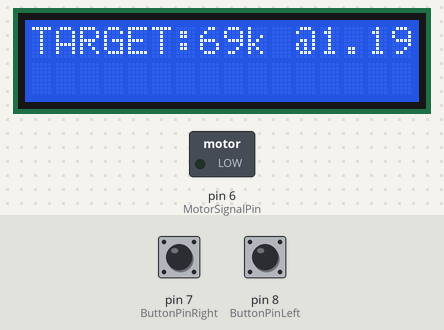
The sketch below on a simulated Arduino Uno, built with avr-gcc and run on an emulated ATmega328P. Shown: 16×2 character LCD, switched loads named in the sketch (green lamp = pin HIGH). Inputs (shaded band) come from the test bench; at power-on: pin 8 (ButtonPinLeft) LOW, pin 7 (ButtonPinRight) LOW. What the sketch prints to the serial monitor is not drawn.

Above: at 1.2 s.
1.3 s: pin 8 (ButtonPinLeft) pulled HIGH for 0.15 s
At 1.8 s:
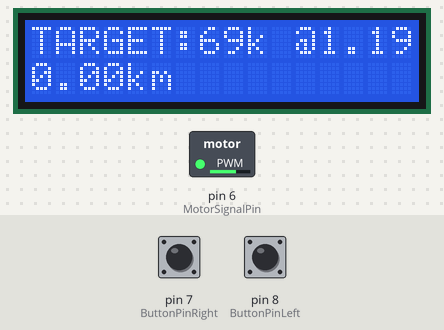
4.4 s: pin 7 (ButtonPinRight) pulled HIGH for 0.15 s
At 4.9 s:
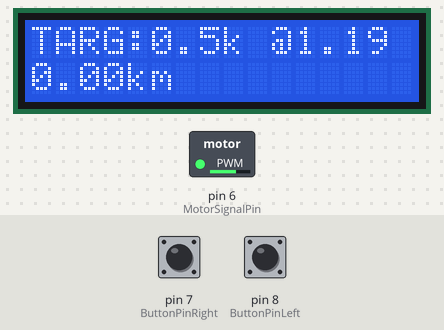
7.5 s: pin 8 (ButtonPinLeft) pulled HIGH for 1 s
At 8.6 s:
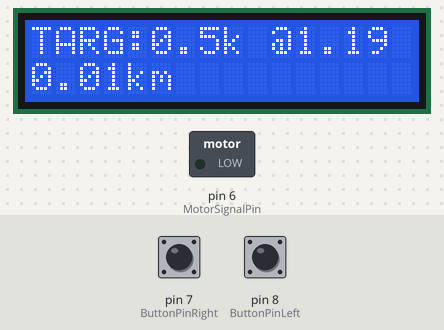
10.0 s: pin 8 (ButtonPinLeft) pulled HIGH for 0.15 s
At 10.1 s:
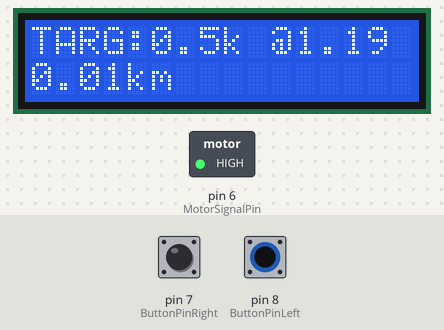
11.7 s: pin 7 (ButtonPinRight) pulled HIGH for 1 s
At 12.8 s:
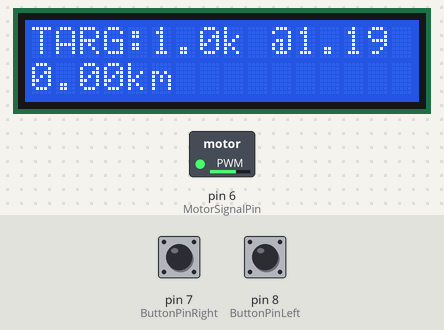
Timing chart, 0 to 14.7 s (numbered marks = the images above; inputs shaded):
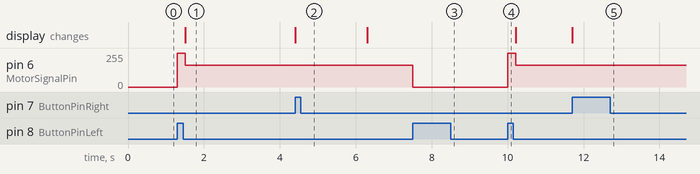

Measured:
- after the input at 1.3 s, pin 6 (MotorSignalPin): 0/255 → 255/255 at once, → 165/255 0.21 s later; the display: changes after 0.21 s (image 1)
- after the input at 4.4 s, the display: changes at once (image 2)
- after the input at 7.5 s, pin 6 (MotorSignalPin): 165/255 → 0/255 at once
- after the input at 10.0 s, pin 6 (MotorSignalPin): 0/255 → 255/255 at once, → 165/255 0.21 s later
- after the input at 11.7 s, the display: changes at once (image 5)

The sketch:

WalkerMotorControl.ino
```cpp
#include <LiquidCrystal.h>

const int rs = 12, en = 11, d4 = 5, d5 = 4, d6 = 3, d7 = 2;
LiquidCrystal lcd(rs, en, d4, d5, d6, d7);

int MotorSignalPin = 6;
int ButtonPinRight = 7;
int ButtonPinLeft = 8;
bool rocking = LOW;
int switchStateL = LOW;
int switchStateR = LOW;
bool prevSwitchStateL = LOW;
bool prevSwitchStateR = LOW;
int DutyCyclePercent = 65;
long timerStart = 0;
bool speedChange = LOW;
float bedtimeDelayHrs = 0;
long timerElapsed = 0;

float targetKilometers = 69;
float estimatedMpS = 1.19;
long timerDuration = targetKilometers * 1000000 / estimatedMpS;

void setup() {

  // initialize pins as output.
  pinMode(MotorSignalPin, OUTPUT);
  pinMode(ButtonPinRight, INPUT);
  pinMode(ButtonPinLeft, INPUT);

  lcd.begin(16, 2);
  lcd.print("TARGET:" + String(int(targetKilometers)) + "k @" + String(estimatedMpS));

  Serial.begin(38400);
}

void readouts() {
    Serial.print("Timer Checkpoint: ");
    Serial.println(timerStart);


    if (rocking) {
      Serial.println("Rocking started.");
      Serial.println("Duty cycle: " + String(DutyCyclePercent) + "%");
      Serial.println("Timer will run for " + String(timerDuration/60000) + " minutes. \n");
      lcd.setCursor(0, 1);
      lcd.print("                ");
    }
    if (!rocking) {
      Serial.println("Rocking stopped after " + String(timerElapsed/1000) + " seconds. \n");
      lcd.setCursor(0, 1);
      lcd.print(String(((millis()-timerStart) / 1000)*estimatedMpS/1000) + "km");
    }

}

void DelayStart() {
    long del = bedtimeDelayHrs*60*60*1000;
    Serial.println(String(bedtimeDelayHrs) + " hour delay started.");
    delay(del);
    Serial.println(String(bedtimeDelayHrs) + " hour delay ended.");
}

void Engage() {
   if (bedtimeDelayHrs > 0){
      DelayStart();
    }
    else{
      Serial.println("Start delay off.");
    }
    timerStart = millis();
    digitalWrite(MotorSignalPin, 140);
    delay(200);
    rocking = !rocking;
    speedChange = HIGH;
    readouts();
}

void doLeftButton() {
        if (rocking == LOW && speedChange == LOW) {
          Engage();
        }
        else {
          rocking = LOW;
          speedChange = HIGH;
        }
}

void doRightButton() {
      String lcdString = "0.5";

      if (targetKilometers < 5)
      {
        targetKilometers = targetKilometers + 0.5;
        lcdString = String(targetKilometers, 1);
      }
      else if (targetKilometers == 5)
      {
        targetKilometers = 7;
        lcdString = "7";
      }
      else if (targetKilometers == 7)
      {
        targetKilometers = 10;
        lcdString = "10";
      }
      else if (targetKilometers == 10)
      {
        targetKilometers = 12;
        lcdString = "12";
      }
      else{
        targetKilometers = 0.5;
      }


      lcd.setCursor(0, 0);
      lcd.print("TARG:" + lcdString + "k @" + String(estimatedMpS) + "   ");
      timerDuration = targetKilometers * 1000000 / estimatedMpS;

}

void loop() {
  if (rocking) {
    lcd.setCursor(0, 1);
    lcd.print(String(((millis()-timerStart) / 1000)*estimatedMpS/1000) + "km");
  }

  switchStateL = digitalRead(ButtonPinLeft);
  switchStateR = digitalRead(ButtonPinRight);

  // Monitor Left Button
  if (switchStateL != prevSwitchStateL) {
    Serial.println("switch state LEFT changed");
    if (switchStateL == HIGH) {
      doLeftButton();
      }
  }
  prevSwitchStateL = switchStateL;

  // Monitor Right Button
  if (switchStateR != prevSwitchStateR) {
    Serial.println("switch state RIGHT changed");
    if (switchStateR == HIGH) {
      doRightButton();
      }
  }
  prevSwitchStateR = switchStateR;


  if (millis()-timerStart > timerDuration && rocking == HIGH){
    Serial.println("Run timer ended.");
    rocking = LOW;
    speedChange = HIGH;
  }

  if (rocking == HIGH && speedChange == HIGH) {
    analogWrite(MotorSignalPin, int(DutyCyclePercent*255/100));
    speedChange = LOW;
  }

  if (rocking == LOW && speedChange == HIGH) {
    digitalWrite(MotorSignalPin, LOW);
    speedChange = LOW;
    readouts();
  }

  timerElapsed = millis()-timerStart;
  if (timerElapsed % 100000 == 0 && rocking){
    Serial.println(String(timerElapsed/100000) + " hundred seconds. \nRoughly " + String(timerElapsed/1000*estimatedMpS/1000) + " kilometers. \n");
    delay(50);
  }


}
```
